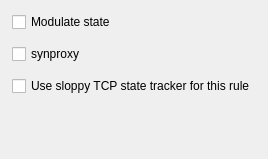
         <widget class="QWidget" name="tab">
          <attribute name="title">
           <string>TCP</string>
          </attribute>
          <layout class="QGridLayout" name="RuleOptions_gridLayout_122">
           <property name="leftMargin">
            <number>12</number>
           </property>
           <property name="topMargin">
            <number>12</number>
           </property>
           <property name="rightMargin">
            <number>12</number>
           </property>
           <property name="bottomMargin">
            <number>12</number>
           </property>
           <property name="spacing">
            <number>12</number>
           </property>
           <item row="0" column="0">
            <widget class="QCheckBox" name="pf_modulate">
             <property name="text">
              <string>Modulate state</string>
             </property>
            </widget>
           </item>
           <item row="1" column="0">
            <widget class="QCheckBox" name="pf_synproxy">
             <property name="text">
              <string>synproxy</string>
             </property>
            </widget>
           </item>
           <item row="2" column="0">
            <widget class="QCheckBox" name="pf_sloppy_tracker">
             <property name="text">
              <string>Use sloppy TCP state tracker for this rule</string>
             </property>
            </widget>
           </item>
           <item row="3" column="0">
            <spacer>
             <property name="orientation">
              <enum>Qt::Orientation::Vertical</enum>
             </property>
             <property name="sizeHint" stdset="0">
              <size>
               <width>20</width>
               <height>51</height>
              </size>
             </property>
            </spacer>
           </item>
          </layout>
         </widget>
